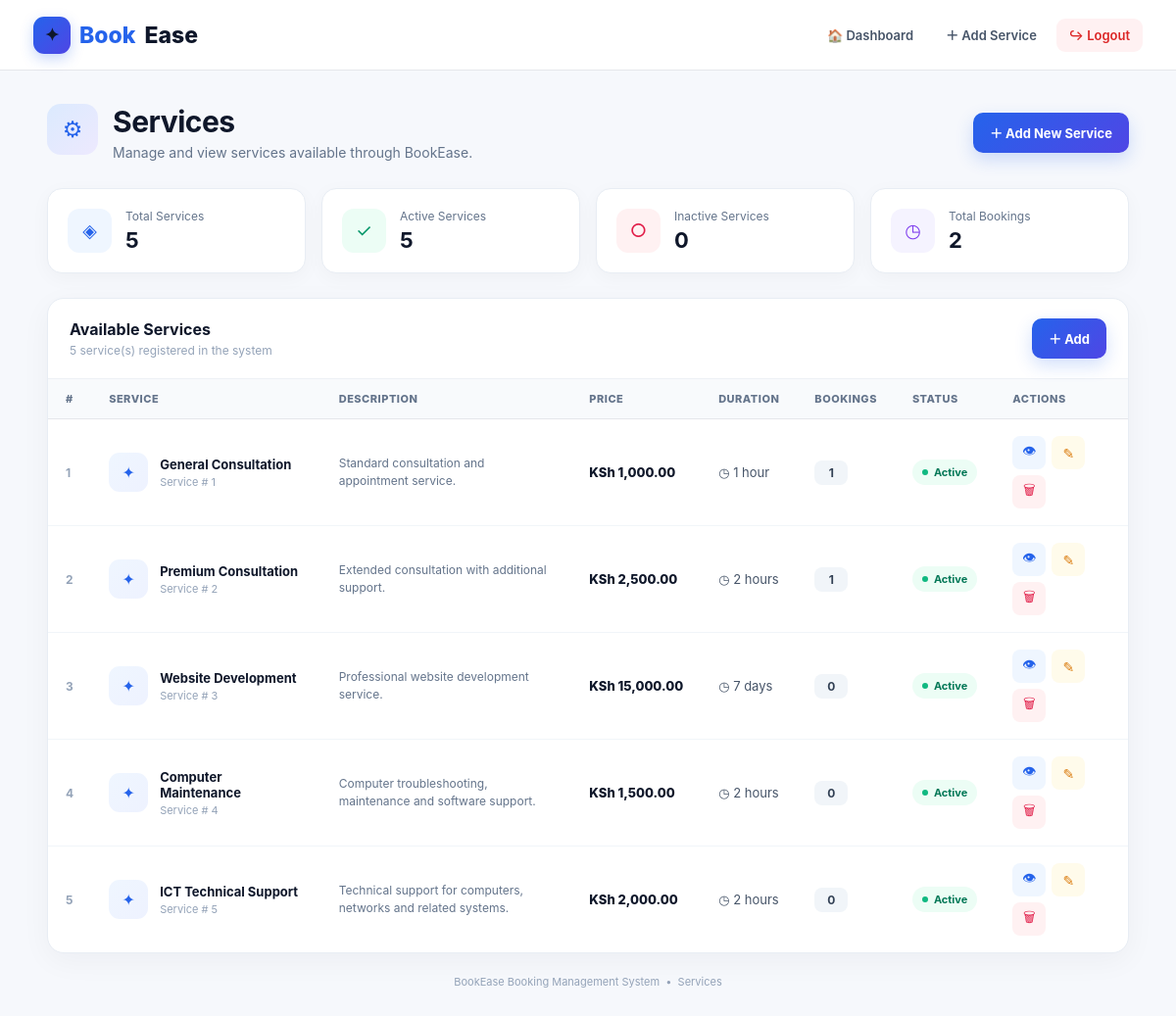
The page /services/index.php (signed in) on the database its author committed.
### tables this page shows
CREATE TABLE services (

    id INT UNSIGNED AUTO_INCREMENT PRIMARY KEY,

    name VARCHAR(150) NOT NULL,

    description TEXT DEFAULT NULL,

    price DECIMAL(12,2) NOT NULL DEFAULT 0.00,

    duration VARCHAR(100) NOT NULL DEFAULT '1 hour',

    status ENUM(
        'active',
        'inactive'
    ) NOT NULL DEFAULT 'active',

    created_at TIMESTAMP NOT NULL
        DEFAULT CURRENT_TIMESTAMP,

    updated_at TIMESTAMP NOT NULL
        DEFAULT CURRENT_TIMESTAMP
        ON UPDATE CURRENT_TIMESTAMP,

    INDEX idx_services_status (status),

    INDEX idx_services_name (name)

);

### services/index.php (the view, shortened to what this page needs)
<?php
$role   = $_SESSION['role'] ?? '';
$services = [];
$databaseError = false;
try {
    $db = new Database();
    $conn = $db->getConnection();
} catch (Throwable $e) {
    $databaseError = true;
    if (
        defined('DEVELOPMENT_MODE') &&
        DEVELOPMENT_MODE === true
    ) {
        $databaseErrorMessage = $e->getMessage();
    } else {
        $databaseErrorMessage =
            'Unable to connect to the database.';
    }
}
if (!$databaseError) {
    try {
        $sql = "
            SELECT
                s.id,
                s.name,
                s.description,
                s.price,
                s.duration,
                s.status,
                s.created_at,
                s.updated_at,
                COUNT(b.id) AS total_bookings
            FROM services s
            LEFT JOIN bookings b
                ON s.id = b.service_id
            GROUP BY
                s.id,
                s.name,
                s.description,
                s.price,
                s.duration,
                s.status,
                s.created_at,
                s.updated_at
            ORDER BY
                s.created_at DESC
        ";
        $stmt = $conn->prepare($sql);
        $stmt->execute();
        $services =
            $stmt->fetchAll(PDO::FETCH_ASSOC);
    } catch (Throwable $e) {
        $databaseError = true;
        if (
            defined('DEVELOPMENT_MODE') &&
            DEVELOPMENT_MODE === true
        ) {
            $databaseErrorMessage =
                $e->getMessage();
        } else {
            $databaseErrorMessage =
                'Unable to load services.';
        }
        $services = [];
    }
}
if (
    $role === 'admin' ||
    $role === 'staff'
) {
    $dashboardLink =
        "../admin/dashboard.php";
} else {
    $dashboardLink =
        "../customer/dashboard.php";
}
function e($value): string
{
    return htmlspecialchars(
        (string) $value,
        ENT_QUOTES,
        'UTF-8'
    );
}
$totalServices = count($services);
$activeServices = 0;
$inactiveServices = 0;
$totalBookings = 0;
foreach ($services as $service) {
    if (($service['status'] ?? '') === 'active') {
        $activeServices++;
    } else {
        $inactiveServices++;
    }
    $totalBookings +=
        (int)($service['total_bookings'] ?? 0);
}
?>
<!DOCTYPE html>
<html lang="en">
<head>
</head>
<body>
<nav class="navbar">
    <a
        href="<?= e($dashboardLink) ?>"
        class="logo"
    >
        <span class="logo-icon">
            ✦
        </span>
        Book<span>Ease</span>
    </a>
    <div class="navbar-right">
        <a
            href="<?= e($dashboardLink) ?>"
            class="nav-link"
        >
            🏠 Dashboard
        </a>
        <?php if ($role === 'admin'): ?>
            <a
                href="create.php"
                class="nav-link"
            >
                ＋ Add Service
            </a>
        <?php endif; ?>
        <a
            href="../logout.php"
            class="nav-link logout"
        >
            ↪ Logout
        </a>
    </div>
</nav>
<main class="container">
    <div class="page-header">
        <div class="page-title">
            <div class="page-icon">
                ⚙
            </div>
            <div>
                <h1>
                    Services
                </h1>
                <p>
                    Manage and view services available through BookEase.
                </p>
            </div>
        </div>
        <?php if ($role === 'admin'): ?>
            <a
                href="create.php"
                class="btn btn-primary"
            >
                ＋ Add New Service
            </a>
        <?php endif; ?>
    </div>
    <?php if (!$databaseError): ?>
        <div class="stats-grid">
            <div class="stat-card">
                <div class="stat-icon stat-blue">
                    ◈
                </div>
                <div class="stat-content">
                    <span>
                        Total Services
                    </span>
                    <strong>
                        <?= number_format($totalServices) ?>
                    </strong>
                </div>
            </div>
            <div class="stat-card">
                <div class="stat-icon stat-green">
                    ✓
                </div>
                <div class="stat-content">
                    <span>
                        Active Services
                    </span>
                    <strong>
                        <?= number_format($activeServices) ?>
                    </strong>
                </div>
            </div>
            <div class="stat-card">
                <div class="stat-icon stat-red">
                    ○
                </div>
                <div class="stat-content">
                    <span>
                        Inactive Services
                    </span>
                    <strong>
                        <?= number_format($inactiveServices) ?>
                    </strong>
                </div>
            </div>
            <div class="stat-card">
                <div class="stat-icon stat-purple">
                    ◷
                </div>
                <div class="stat-content">
                    <span>
                        Total Bookings
                    </span>
                    <strong>
                        <?= number_format($totalBookings) ?>
                    </strong>
                </div>
            </div>
        </div>
        <section class="services-card">
            <div class="card-header">
                <div>
                    <h2>
                        Available Services
                    </h2>
                    <p>
                        <?= number_format($totalServices) ?>
                        service(s) registered in the system
                    </p>
                </div>
                <?php if ($role === 'admin'): ?>
                    <a
                        href="create.php"
                        class="btn btn-primary"
                    >
                        ＋ Add
                    </a>
                <?php endif; ?>
            </div>
            <?php if (!empty($services)): ?>
                <div class="table-wrapper">
                    <table>
                        <thead>
                            <tr>
                                <th>
                                    #
                                </th>
                                <th>
                                    Service
                                </th>
                                <th>
                                    Description
                                </th>
                                <th>
                                    Price
                                </th>
                                <th>
                                    Duration
                                </th>
                                <th>
                                    Bookings
                                </th>
                                <th>
                                    Status
                                </th>
                                <th>
                                    Actions
                                </th>
                            </tr>
                        </thead>
                        <tbody>
                        <?php foreach (
                            $services as $number => $service
                        ): ?>
                            <tr>
                                <td>
                                    <span class="number">
                                        <?= $number + 1 ?>
                                    </span>
                                </td>
                                <td>
                                    <div class="service-cell">
                                        <div class="service-icon">
                                            ✦
                                        </div>
                                        <div>
                                            <div class="service-name">
                                                <?= e(
                                                    $service['name']
                                                    ?? 'Unnamed Service'
                                                ) ?>
                                            </div>
                                            <div class="service-id">
                                                Service #
                                                <?= (int)$service['id'] ?>
                                            </div>
                                        </div>
                                    </div>
                                </td>
                                <td>
                                    <div class="description">
                                        <?php
                                        $description =
                                            $service['description']
                                            ?? '';
                                        ?>
                                        <?= e(
                                            $description !== ''
                                                ? $description
                                                : 'No description provided.'
                                        ) ?>
                                    </div>
                                </td>
                                <td>
                                    <div class="price">
                                        KSh
                                        <?= number_format(
                                            (float)(
                                                $service['price']
                                                ?? 0
                                            ),
                                            2
                                        ) ?>
                                    </div>
                                </td>
                                <td>
                                    <span class="duration">
                                        ◷
                                        <?= e(
                                            $service['duration']
                                            ?? '-'
                                        ) ?>
                                    </span>
                                </td>
                                <td>
                                    <span class="booking-count">
                                        <?= number_format(
                                            (int)(
                                                $service['total_bookings']
                                                ?? 0
                                            )
                                        ) ?>
                                    </span>
                                </td>
                                <td>
                                    <?php if (
                                        ($service['status'] ?? '')
                                        === 'active'
                                    ): ?>
                                        <span
                                            class="badge badge-active"
                                        >
                                            <span class="badge-dot"></span>
                                            Active
                                        </span>
                                    <?php endif; ?>
                                </td>
                                <td>
                                    <div class="actions">
                                        <a
                                            href="view.php?id=<?= (int)$service['id'] ?>"
                                            class="action-btn action-view"
                                            title="View Service"
                                        >
                                            👁
                                        </a>
                                        <?php if (
                                            $role === 'admin'
                                        ): ?>
                                            <a
                                                href="edit.php?id=<?= (int)$service['id'] ?>"
                                                class="action-btn action-edit"
                                                title="Edit Service"
                                            >
                                                ✎
                                            </a>
                                            <?php if (
                                                ($service['status'] ?? '')
                                                === 'active'
                                            ): ?>
                                                <a
                                                    href="delete.php?id=<?= (int)$service['id'] ?>"
                                                    class="action-btn action-delete"
                                                    title="Deactivate Service"
                                                    onclick="return confirm('Are you sure you want to deactivate this service?');"
                                                >
                                                    🗑
                                                </a>
                                            <?php endif; ?>
                                        <?php endif; ?>
                                    </div>
                                </td>
                            </tr>
                        <?php endforeach; ?>
                        </tbody>
                    </table>
                </div>
            <?php endif; ?>
        </section>
        <div class="page-footer">
            BookEase Booking Management System
            &nbsp;•&nbsp;
            Services
        </div>
    <?php endif; ?>
</main>
</body>
</html>

### rows shown on the page
services: name "General Consultation", id "1", description "Standard consultation and appointment service.", price "1,000.00", duration "1 hour", total_bookings "1", status "active" (drawn)
services: name "Premium Consultation", id "2", description "Extended consultation with additional support.", price "2,500.00", duration "2 hours", total_bookings "1", status "active" (drawn)
services: name "Website Development", id "3", description "Professional website development service.", price "15,000.00", duration "7 days", total_bookings "0", status "active" (drawn)
services: name "Computer Maintenance", id "4", description "Computer troubleshooting, maintenance and software support.", price "1,500.00", duration "2 hours", total_bookings "0", status "active" (drawn)
services: name "ICT Technical Support", id "5", description "Technical support for computers, networks and related systems.", price "2,000.00", duration "2 hours", total_bookings "0", status "active" (drawn)

### other values the page prints
$totalServices "5"
$activeServices "5"
$inactiveServices "0"
$totalBookings "2"
